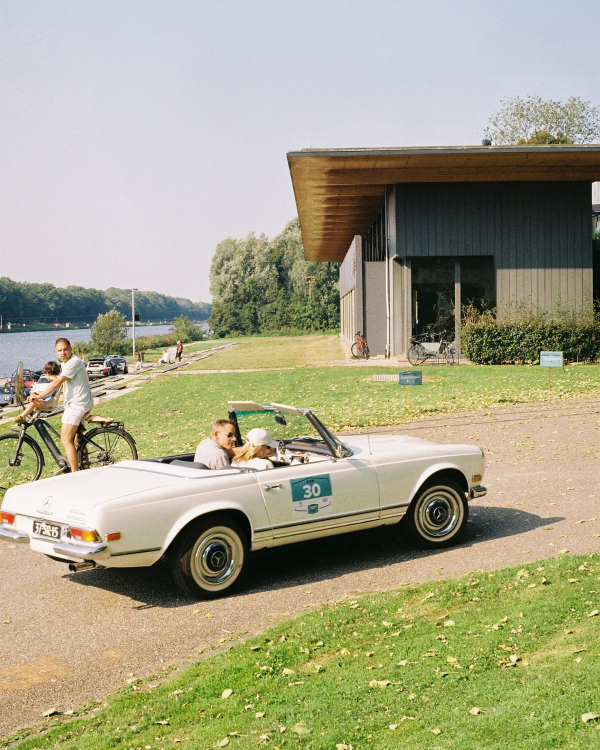
#> input picture backend/test.jpg, 1200 x 1500 px (shown at 1/2 size)
$ python test_palette_new.py
#> lines starting #> are read from the running program, lines starting #| are printed output that depends on the picture
from PIL import Image
import io


def _load_image(image_bytes: bytes) -> Image.Image:
    return Image.open(io.BytesIO(image_bytes)).convert("RGB")
#> returned value is the input picture: PIL image 1200x1500 RGB; mean R, G, B 165.5, 163, 135.2


def _rgb_to_hex(rgb: tuple[int, int, int]) -> str:
    return "#{:02x}{:02x}{:02x}".format(*rgb)


def _get_dominant_colors(image: Image.Image, num_colors: int = 5) -> list[str]:
    """
    Reduces the image to its most dominant colors using Pillow's built-in
    quantization (median cut algorithm) — no scikit-learn/scipy needed.
    Returns hex color strings, most dominant (most pixels) first.
    """
#> called with num_colors = 5
    small = image.copy()
    small.thumbnail((150, 150))  # shrink first — full resolution isn't needed for this
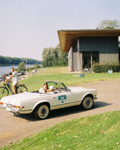
#> small: PIL image 120x150 RGB; mean R, G, B 165.5, 163, 135.2

    quantized = small.quantize(colors=num_colors, method=Image.MEDIANCUT)
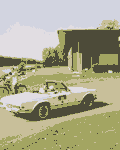
#> quantized: PIL image 120x150 P; mean R, G, B 170.7, 169.1, 141.2

    color_counts = quantized.getcolors(maxcolors=small.width * small.height)
#> color_counts = [(2172, 0), (3467, 1), (3599, 2), (5372, 3), (3390, 4)]
    palette = quantized.getpalette()  # flat list: [r0, g0, b0, r1, g1, b1, ...]
#> palette = [225, 221, 226, 210, 212, 224, 200, 191, 154, 163, 165, 98, 77, 75, 57]

    color_counts.sort(reverse=True, key=lambda item: item[0])

    hex_colors = []
    for count, palette_index in color_counts[:num_colors]:
        r = palette[palette_index * 3]
        g = palette[palette_index * 3 + 1]
        b = palette[palette_index * 3 + 2]
        hex_colors.append(_rgb_to_hex((r, g, b)))
#> this loop made 5 passes
#> (count, palette_index, r, g, b) on passes 1 to 5: (5372, 3, 163, 165, 98), (3599, 2, 200, 191, 154), (3467, 1, 210, 212, 224), (3390, 4, 77, 75, 57), (2172, 0, 225, 221, 226)
#> after the loop, hex_colors = ['#a3a562', '#c8bf9a', '#d2d4e0', '#4d4b39', '#e1dde2']

    return hex_colors


def extract_palette(image_bytes: bytes, num_colors: int = 5) -> list[str]:
    """Extracts the dominant color palette from a single image."""
    image = _load_image(image_bytes)
    return _get_dominant_colors(image, num_colors)


def extract_combined_palette(images: list[bytes], num_colors: int = 5) -> list[str]:
    """
    Extracts ONE combined palette across multiple images (e.g. a carousel),
    by stitching small thumbnails side-by-side into one canvas first,
    then running the same extraction on that combined canvas.
    """
#> called with num_colors = 5
    thumbnails = []
    for image_bytes in images:
        img = _load_image(image_bytes)
        img.thumbnail((150, 150))
        thumbnails.append(img)

    total_width = sum(img.width for img in thumbnails)
#> total_width = 240
    max_height = max(img.height for img in thumbnails)
#> max_height = 150

    combined = Image.new("RGB", (total_width, max_height))
#> combined: PIL image 240x150 RGB; every value is 0
    x_offset = 0
    for img in thumbnails:
        combined.paste(img, (x_offset, 0))
        x_offset += img.width
#> this loop made 2 passes
#> x_offset on passes 1 to 2: 120, 240
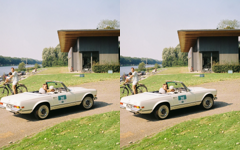
#> combined: PIL image 240x150 RGB; mean R, G, B 165.5, 163, 135.2
#> after the loop, x_offset = 240

    return _get_dominant_colors(combined, num_colors)
#> call 2 of _get_dominant_colors, with num_colors = 5
#> in _get_dominant_colors (call 2), `small.thumbnail((150, 150))  # shrink first — full resolution isn't ne..`:
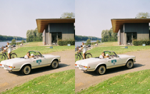
#> small: PIL image 150x94 RGB; mean R, G, B 165.5, 163, 135.2
#> in _get_dominant_colors (call 2), `quantized = small.quantize(colors=num_colors, method=Image.MEDIANCUT)`:
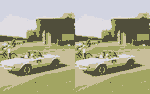
#> quantized: PIL image 150x94 P; mean R, G, B 170.7, 169.2, 141.1
#> in _get_dominant_colors (call 2), `color_counts = quantized.getcolors(maxcolors=small.width * small.height)`: color_counts = [(1641, 0), (2691, 1), (2836, 2), (4293, 3), (2639, 4)]
#> in _get_dominant_colors (call 2), `palette = quantized.getpalette()`: palette = [224, 221, 226, 210, 212, 225, 200, 190, 154, 162, 165, 98, 80, 78, 59]
#> the loop in _get_dominant_colors (call 2), `for count, palette_index in color_counts[:num_colors]:` made 5 passes
#> (count, palette_index, r, g, b) on passes 1 to 5: (4293, 3, 162, 165, 98), (2836, 2, 200, 190, 154), (2691, 1, 210, 212, 225), (2639, 4, 80, 78, 59), (1641, 0, 224, 221, 226)
#> after the loop in _get_dominant_colors (call 2), `for count, palette_index in color_counts[:num_colors]:`: hex_colors = ['#a2a562', '#c8be9a', '#d2d4e1', '#504e3b', '#e0dde2']


if __name__ == "__main__":
    with open("test.jpg", "rb") as f:
        image_bytes = f.read()

    print("\n=== Single image palette ===")
    print(extract_palette(image_bytes))

    print("\n=== Combined palette (same image x2, simulating a carousel) ===")
    print(extract_combined_palette([image_bytes, image_bytes]))
